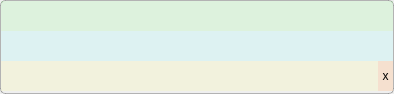
<?xml version="1.0" encoding="UTF-8"?>
<ui version="4.0">
 <class>Form</class>
 <widget class="QWidget" name="Form">
  <property name="geometry">
   <rect>
    <x>0</x>
    <y>0</y>
    <width>394</width>
    <height>94</height>
   </rect>
  </property>
  <property name="sizePolicy">
   <sizepolicy hsizetype="Minimum" vsizetype="Preferred">
    <horstretch>0</horstretch>
    <verstretch>0</verstretch>
   </sizepolicy>
  </property>
  <property name="minimumSize">
   <size>
    <width>0</width>
    <height>64</height>
   </size>
  </property>
  <property name="maximumSize">
   <size>
    <width>16777215</width>
    <height>94</height>
   </size>
  </property>
  <property name="windowTitle">
   <string>Form</string>
  </property>
  <property name="styleSheet">
   <string notr="true">#WidgetUp{background-color: rgba(150, 255, 150,50);}
#WidgetDown{background-color: rgba(255, 255, 150, 50);}
#WidgetMiddle{background-color: rgba(150, 255, 255, 50);}
QLineEdit{margin:2px;background-color:rgba(0,0,0,0);}
QToolButton#ClearButton{border:0px;background-color: rgba(255, 150, 150, 50);}
#LineFrame{border:0.5px solid rgba(0,0,0,64);border-radius:5px;}</string>
  </property>
  <layout class="QGridLayout" name="gridLayout">
   <property name="leftMargin">
    <number>0</number>
   </property>
   <property name="topMargin">
    <number>0</number>
   </property>
   <property name="rightMargin">
    <number>0</number>
   </property>
   <property name="bottomMargin">
    <number>0</number>
   </property>
   <property name="spacing">
    <number>0</number>
   </property>
   <item row="0" column="0">
    <widget class="QFrame" name="LineFrame">
     <property name="sizePolicy">
      <sizepolicy hsizetype="MinimumExpanding" vsizetype="Minimum">
       <horstretch>0</horstretch>
       <verstretch>0</verstretch>
      </sizepolicy>
     </property>
     <property name="frameShape">
      <enum>QFrame::StyledPanel</enum>
     </property>
     <property name="frameShadow">
      <enum>QFrame::Raised</enum>
     </property>
     <layout class="QVBoxLayout" name="verticalLayout" stretch="0,0,0">
      <property name="spacing">
       <number>0</number>
      </property>
      <property name="leftMargin">
       <number>0</number>
      </property>
      <property name="topMargin">
       <number>0</number>
      </property>
      <property name="rightMargin">
       <number>0</number>
      </property>
      <property name="bottomMargin">
       <number>0</number>
      </property>
      <item>
       <widget class="QWidget" name="WidgetUp" native="true">
        <property name="minimumSize">
         <size>
          <width>0</width>
          <height>30</height>
         </size>
        </property>
        <property name="maximumSize">
         <size>
          <width>16777215</width>
          <height>30</height>
         </size>
        </property>
        <layout class="QHBoxLayout" name="horizontalLayout_2">
         <property name="leftMargin">
          <number>0</number>
         </property>
         <property name="topMargin">
          <number>0</number>
         </property>
         <property name="rightMargin">
          <number>0</number>
         </property>
         <property name="bottomMargin">
          <number>0</number>
         </property>
         <item>
          <widget class="QLineEdit" name="TextBrowserOrigin">
           <property name="minimumSize">
            <size>
             <width>0</width>
             <height>30</height>
            </size>
           </property>
           <property name="maximumSize">
            <size>
             <width>16777215</width>
             <height>30</height>
            </size>
           </property>
           <property name="mouseTracking">
            <bool>false</bool>
           </property>
           <property name="focusPolicy">
            <enum>Qt::NoFocus</enum>
           </property>
           <property name="frame">
            <bool>false</bool>
           </property>
           <property name="readOnly">
            <bool>true</bool>
           </property>
           <property name="clearButtonEnabled">
            <bool>false</bool>
           </property>
          </widget>
         </item>
        </layout>
       </widget>
      </item>
      <item>
       <widget class="QWidget" name="WidgetMiddle" native="true">
        <property name="minimumSize">
         <size>
          <width>0</width>
          <height>0</height>
         </size>
        </property>
        <property name="maximumSize">
         <size>
          <width>16777215</width>
          <height>30</height>
         </size>
        </property>
        <layout class="QHBoxLayout" name="horizontalLayout">
         <property name="spacing">
          <number>0</number>
         </property>
         <property name="leftMargin">
          <number>0</number>
         </property>
         <property name="topMargin">
          <number>0</number>
         </property>
         <property name="rightMargin">
          <number>0</number>
         </property>
         <property name="bottomMargin">
          <number>0</number>
         </property>
         <item>
          <widget class="QLineEdit" name="TextBrowserTranslated">
           <property name="sizePolicy">
            <sizepolicy hsizetype="Expanding" vsizetype="Fixed">
             <horstretch>0</horstretch>
             <verstretch>0</verstretch>
            </sizepolicy>
           </property>
           <property name="minimumSize">
            <size>
             <width>0</width>
             <height>30</height>
            </size>
           </property>
           <property name="maximumSize">
            <size>
             <width>16777215</width>
             <height>30</height>
            </size>
           </property>
           <property name="mouseTracking">
            <bool>false</bool>
           </property>
           <property name="focusPolicy">
            <enum>Qt::NoFocus</enum>
           </property>
           <property name="frame">
            <bool>false</bool>
           </property>
           <property name="readOnly">
            <bool>true</bool>
           </property>
           <property name="clearButtonEnabled">
            <bool>false</bool>
           </property>
          </widget>
         </item>
        </layout>
       </widget>
      </item>
      <item>
       <widget class="QWidget" name="WidgetDown" native="true">
        <property name="minimumSize">
         <size>
          <width>0</width>
          <height>30</height>
         </size>
        </property>
        <property name="maximumSize">
         <size>
          <width>16777215</width>
          <height>30</height>
         </size>
        </property>
        <layout class="QHBoxLayout" name="horizontalLayout_3">
         <property name="spacing">
          <number>0</number>
         </property>
         <property name="leftMargin">
          <number>0</number>
         </property>
         <property name="topMargin">
          <number>0</number>
         </property>
         <property name="rightMargin">
          <number>0</number>
         </property>
         <property name="bottomMargin">
          <number>0</number>
         </property>
         <item>
          <widget class="QLineEdit" name="TextEditTranslate">
           <property name="minimumSize">
            <size>
             <width>0</width>
             <height>30</height>
            </size>
           </property>
           <property name="maximumSize">
            <size>
             <width>16777215</width>
             <height>30</height>
            </size>
           </property>
           <property name="tabletTracking">
            <bool>true</bool>
           </property>
           <property name="focusPolicy">
            <enum>Qt::StrongFocus</enum>
           </property>
           <property name="autoFillBackground">
            <bool>false</bool>
           </property>
           <property name="frame">
            <bool>false</bool>
           </property>
          </widget>
         </item>
         <item>
          <widget class="QLabel" name="WarningLabel">
           <property name="toolTipDuration">
            <number>0</number>
           </property>
           <property name="text">
            <string/>
           </property>
          </widget>
         </item>
         <item>
          <widget class="QLabel" name="TextLengthLabel">
           <property name="text">
            <string/>
           </property>
          </widget>
         </item>
         <item>
          <widget class="QToolButton" name="ClearButton">
           <property name="minimumSize">
            <size>
             <width>15</width>
             <height>30</height>
            </size>
           </property>
           <property name="maximumSize">
            <size>
             <width>15</width>
             <height>30</height>
            </size>
           </property>
           <property name="text">
            <string>x</string>
           </property>
          </widget>
         </item>
        </layout>
       </widget>
      </item>
     </layout>
    </widget>
   </item>
  </layout>
 </widget>
 <resources/>
 <connections/>
</ui>
